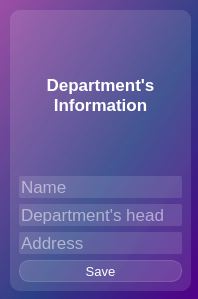
<?xml version="1.0" encoding="UTF-8"?>
<ui version="4.0">
 <class>Dialog</class>
 <widget class="QDialog" name="Dialog">
  <property name="geometry">
   <rect>
    <x>0</x>
    <y>0</y>
    <width>198</width>
    <height>299</height>
   </rect>
  </property>
  <property name="windowTitle">
   <string>Dialog</string>
  </property>
  <property name="styleSheet">
   <string notr="true">background-color: qlineargradient(spread:pad, x1:1, y1:1, x2:0, y2:0, stop:0 rgba(81, 0, 135, 255), stop:0.427447 rgba(41, 61, 132, 235), stop:1 rgba(155, 79, 165, 255));</string>
  </property>
  <widget class="QFrame" name="frame">
   <property name="geometry">
    <rect>
     <x>10</x>
     <y>10</y>
     <width>181</width>
     <height>281</height>
    </rect>
   </property>
   <property name="styleSheet">
    <string notr="true">background-color: rgba(255, 255, 255, 30);
border-radius: 10px</string>
   </property>
   <property name="frameShape">
    <enum>QFrame::StyledPanel</enum>
   </property>
   <property name="frameShadow">
    <enum>QFrame::Raised</enum>
   </property>
   <layout class="QVBoxLayout" name="verticalLayout_4">
    <item>
     <widget class="QLabel" name="label">
      <property name="styleSheet">
       <string notr="true">color: white;
font-weight: bold;
font-size: 13pt;
background-color: none;
border: none;</string>
      </property>
      <property name="text">
       <string>Department's
Information</string>
      </property>
      <property name="alignment">
       <set>Qt::AlignCenter</set>
      </property>
     </widget>
    </item>
    <item>
     <layout class="QVBoxLayout" name="verticalLayout_3">
      <item>
       <layout class="QVBoxLayout" name="verticalLayout">
        <item>
         <widget class="QLineEdit" name="lineEdit_3">
          <property name="styleSheet">
           <string notr="true">color: white;
font-size: 13pt;
border-radius: 2px</string>
          </property>
          <property name="text">
           <string/>
          </property>
          <property name="placeholderText">
           <string>Name</string>
          </property>
         </widget>
        </item>
        <item>
         <widget class="QLineEdit" name="lineEdit_5">
          <property name="styleSheet">
           <string notr="true">color: white;
font-size: 13pt;
border-radius: 2px</string>
          </property>
          <property name="text">
           <string/>
          </property>
          <property name="placeholderText">
           <string>Department's head</string>
          </property>
         </widget>
        </item>
        <item>
         <widget class="QLineEdit" name="lineEdit_2">
          <property name="styleSheet">
           <string notr="true">color: white;
font-size: 13pt;
border-radius: 2px</string>
          </property>
          <property name="text">
           <string/>
          </property>
          <property name="placeholderText">
           <string>Address</string>
          </property>
         </widget>
        </item>
       </layout>
      </item>
      <item>
       <layout class="QVBoxLayout" name="verticalLayout_2">
        <item>
         <widget class="QPushButton" name="btn_add_new_dep">
          <property name="styleSheet">
           <string notr="true">QPushButton {
color: white;
background-color: rgba(255, 255, 255, 30);
border: 1px solid rgba(255, 255, 255, 40);
border-radius: 10px;
width: 50px;
height: 20px;
font: 10pt;
}

QPushButton:hover {
background-color: rgba(0, 255, 0, 50);
border: 1px solid rgba(0, 255, 0, 60);
}

QPushButton:pressed {
background-color: rgba(0, 255, 0, 90);
border: 1px solid rgba(0, 255, 0, 100);
}</string>
          </property>
          <property name="text">
           <string>Save</string>
          </property>
         </widget>
        </item>
       </layout>
      </item>
     </layout>
    </item>
   </layout>
  </widget>
 </widget>
 <resources/>
 <connections/>
</ui>
